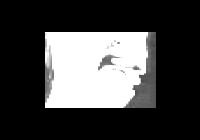

This chart was generated by the following Python code:
#!/usr/bin/env python

# Permute and resample an image with vtkImageReslice using oblique axes.

# Factory overrides
import vtkmodules.vtkInteractionStyle  # noqa: F401
import vtkmodules.vtkRenderingFreeType  # noqa: F401
import vtkmodules.vtkRenderingOpenGL2  # noqa: F401

import os

from vtkmodules.vtkIOImage import vtkImageReader
from vtkmodules.vtkImagingCore import vtkImageReslice
from vtkmodules.vtkRenderingCore import (
    vtkImageActor,
    vtkRenderWindow,
    vtkRenderWindowInteractor,
    vtkRenderer,
)

# Image pipeline
reader = vtkImageReader()
reader.ReleaseDataFlagOff()
reader.SetDataByteOrderToLittleEndian()
reader.SetDataExtent(0, 63, 0, 63, 1, 93)
reader.SetDataSpacing(3.2, 3.2, 1.5)
data_dir = os.environ.get("VPE_DATA_DIR", os.path.dirname(os.path.abspath(__file__)))

reader.SetFilePrefix(os.path.join(data_dir, "headsq", "quarter"))
reader.SetDataMask(0x7fff)

# Reslice with permuted axes and resampling
reslice = vtkImageReslice()
reslice.SetInputConnection(reader.GetOutputPort())
reslice.SetResliceAxesDirectionCosines([0, +1, 0, 0, 0, -1, -1, 0, 0])
reslice.SetOutputSpacing(1.0, 1.0, 1.0)
reslice.Update()

# Display with vtkImageActor at middle Z slice
image_actor = vtkImageActor()
image_actor.GetMapper().SetInputConnection(reslice.GetOutputPort())
ext = reslice.GetOutput().GetExtent()
z_mid = (ext[4] + ext[5]) // 2
image_actor.SetDisplayExtent(ext[0], ext[1], ext[2], ext[3], z_mid, z_mid)

# Renderer
renderer = vtkRenderer()
renderer.AddActor(image_actor)

# Window
render_window = vtkRenderWindow()
render_window.AddRenderer(renderer)
render_window.SetSize(200, 140)
render_window.SetWindowName("reslice permute resample")

# Scene
renderer.ResetCamera()

# Interactor
interactor = vtkRenderWindowInteractor()
interactor.SetRenderWindow(render_window)

interactor.Initialize()
interactor.Start()
